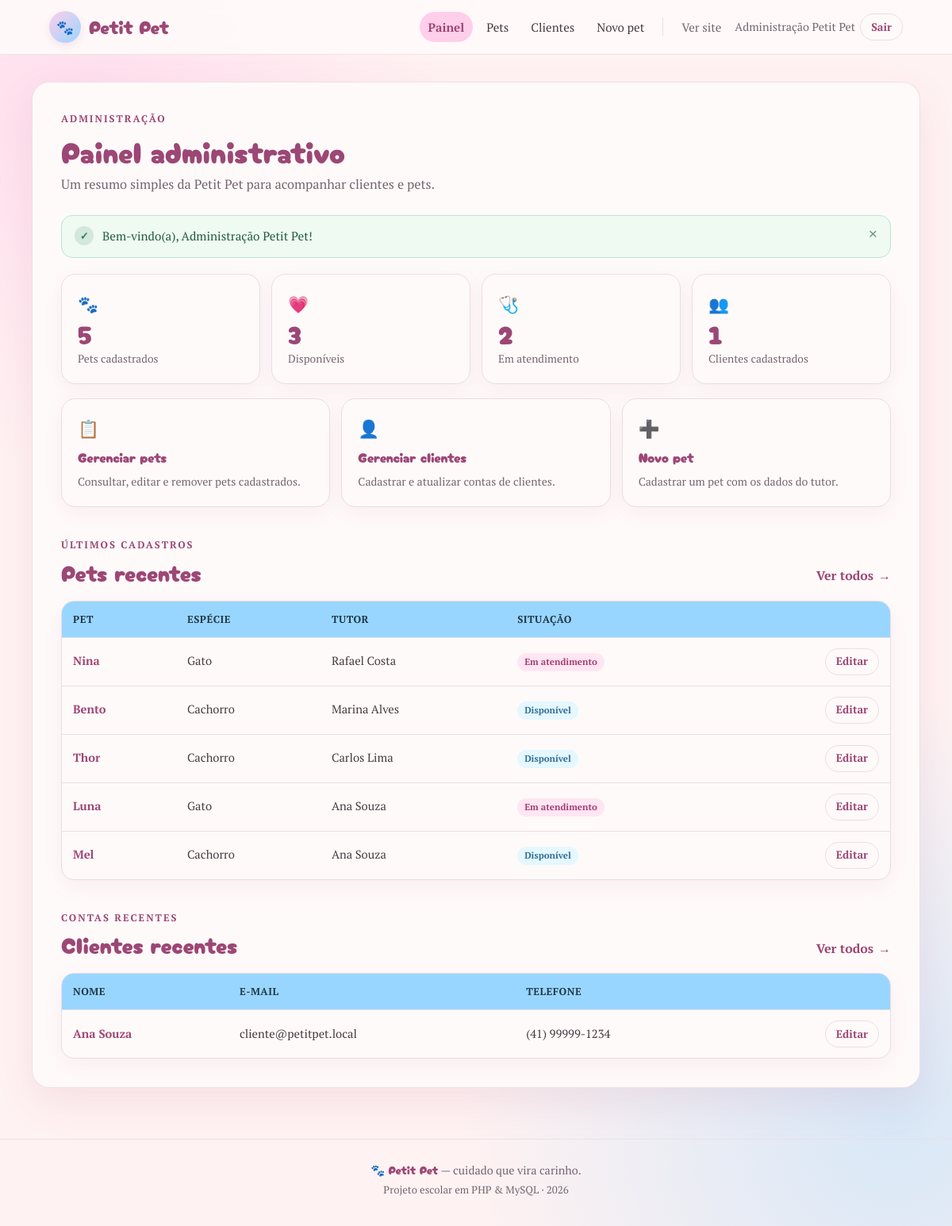
The page /admin.php (signed in) on the database its author committed.
### tables this page shows
CREATE TABLE IF NOT EXISTS pets (
    id INT UNSIGNED NOT NULL AUTO_INCREMENT,
    usuario_id INT DEFAULT NULL,
    nome VARCHAR(100) NOT NULL,
    especie VARCHAR(50) NOT NULL,
    raca VARCHAR(80) DEFAULT NULL,
    sexo ENUM('macho', 'femea', 'nao_informado') NOT NULL DEFAULT 'nao_informado',
    data_nascimento DATE DEFAULT NULL,
    porte ENUM('pequeno', 'medio', 'grande') DEFAULT NULL,
    tutor_nome VARCHAR(100) DEFAULT NULL,
    tutor_telefone VARCHAR(30) DEFAULT NULL,
    observacoes TEXT DEFAULT NULL,
    status ENUM('disponivel', 'em_atendimento') NOT NULL DEFAULT 'disponivel',
    criado_em TIMESTAMP NOT NULL DEFAULT CURRENT_TIMESTAMP,
    atualizado_em TIMESTAMP NOT NULL DEFAULT CURRENT_TIMESTAMP ON UPDATE CURRENT_TIMESTAMP,
    PRIMARY KEY (id),
    KEY idx_pets_nome (nome),
    KEY idx_pets_status (status),
    KEY idx_pets_especie (especie),
    KEY idx_pets_usuario (usuario_id),
    CONSTRAINT fk_pets_usuario
        FOREIGN KEY (usuario_id) REFERENCES usuarios (id)
        ON DELETE SET NULL
        ON UPDATE CASCADE
);

CREATE TABLE IF NOT EXISTS usuarios (
    id INT NOT NULL AUTO_INCREMENT,
    nome VARCHAR(100) NOT NULL,
    email VARCHAR(100) NOT NULL,
    telefone VARCHAR(30) DEFAULT NULL,
    senha VARCHAR(255) NOT NULL,
    perfil ENUM('cliente', 'admin') NOT NULL DEFAULT 'cliente',
    criado_em TIMESTAMP NOT NULL DEFAULT CURRENT_TIMESTAMP,
    PRIMARY KEY (id),
    UNIQUE KEY email (email),
    KEY idx_usuarios_perfil (perfil)
);

### conexao.php (called while the page is built, shortened)
<?php
function db(): mysqli
{
    static $conexao = null;
    if ($conexao instanceof mysqli) {
        return $conexao;
    }
    try {
        $conexao = new mysqli(DB_HOST, DB_USUARIO, DB_SENHA, DB_NOME);
        $conexao->set_charset(DB_CHARSET);
    } catch (mysqli_sql_exception $erro) {
        error_log('[Petit Pet] Falha ao conectar no banco: ' . $erro->getMessage());
        http_response_code(500);
        exit('Não foi possível conectar ao banco de dados. Confira a configuração e tente novamente.');
    }
    return $conexao;
}

### includes/pets.php (called while the page is built, shortened)
<?php
function estatisticas_pets(): array
{
    $sql = "SELECT
                COUNT(*) AS total,
                COALESCE(SUM(status = 'disponivel'), 0) AS disponiveis,
                COALESCE(SUM(status = 'em_atendimento'), 0) AS em_atendimento,
                COUNT(DISTINCT NULLIF(tutor_nome, '')) AS tutores
            FROM pets";
    $resultado = db()->query($sql)->fetch_assoc();
    return [
        'total' => (int) ($resultado['total'] ?? 0),
        'disponiveis' => (int) ($resultado['disponiveis'] ?? 0),
        'em_atendimento' => (int) ($resultado['em_atendimento'] ?? 0),
        'tutores' => (int) ($resultado['tutores'] ?? 0),
    ];
}
function pets_recentes(int $limite = 4): array
{
    $limite = max(1, min(20, $limite));
    $stmt = db()->prepare('SELECT * FROM pets ORDER BY criado_em DESC, id DESC LIMIT ?');
    $stmt->bind_param('i', $limite);
    $stmt->execute();
    $pets = $stmt->get_result()->fetch_all(MYSQLI_ASSOC);
    return $pets;
}

### includes/clientes.php (called while the page is built, shortened)
<?php
function contar_clientes(): int
{
    $resultado = db()->query("SELECT COUNT(*) AS total FROM usuarios WHERE perfil = 'cliente'")->fetch_assoc();
    return (int) ($resultado['total'] ?? 0);
}
function clientes_recentes(int $limite = 3): array
{
    $limite = max(1, min(10, $limite));
    $stmt = db()->prepare(
        "SELECT id, nome, email, telefone, criado_em FROM usuarios
         WHERE perfil = 'cliente'
         ORDER BY id DESC LIMIT ?"
    );
    $stmt->bind_param('i', $limite);
    $stmt->execute();
    $clientes = $stmt->get_result()->fetch_all(MYSQLI_ASSOC);
    return $clientes;
}

### includes/funcoes.php (called while the page is built, shortened)
<?php
function e(mixed $valor): string
{
    return htmlspecialchars((string) $valor, ENT_QUOTES, 'UTF-8');
}
function rotulo_status(string $status): string
{
    return match ($status) {
        'disponivel' => 'Disponível',
        'em_atendimento' => 'Em atendimento',
        default => 'Não informado',
    };
}
function classe_status(string $status): string
{
    return $status === 'em_atendimento' ? 'badge-atendimento' : 'badge-disponivel';
}

### admin.php (the view, shortened to what this page needs)
<?php
$estatisticas = ['total' => 0, 'disponiveis' => 0, 'em_atendimento' => 0, 'tutores' => 0];
$totalClientes = 0;
$petsRecentes = [];
$clientesRecentes = [];
try {
    $estatisticas = estatisticas_pets();
    $totalClientes = contar_clientes();
    $petsRecentes = pets_recentes(5);
    $clientesRecentes = clientes_recentes(5);
} catch (Throwable $erro) {
    error_log('[Petit Pet] Falha ao carregar o painel administrativo: ' . $erro->getMessage());
    $erroConsulta = true;
}
require __DIR__ . '/includes/layout/header.php';
?>
<section class="stats-grid" aria-label="Resumo da Petit Pet">
    <article class="stat-card">
        <span class="stat-icone" aria-hidden="true">🐾</span>
        <span class="stat-numero"><?= (int) $estatisticas['total'] ?></span>
        <span class="stat-rotulo">Pets cadastrados</span>
    </article>
    <article class="stat-card">
        <span class="stat-icone" aria-hidden="true">💗</span>
        <span class="stat-numero"><?= (int) $estatisticas['disponiveis'] ?></span>
        <span class="stat-rotulo">Disponíveis</span>
    </article>
    <article class="stat-card">
        <span class="stat-icone" aria-hidden="true">🩺</span>
        <span class="stat-numero"><?= (int) $estatisticas['em_atendimento'] ?></span>
        <span class="stat-rotulo">Em atendimento</span>
    </article>
    <article class="stat-card">
        <span class="stat-icone" aria-hidden="true">👥</span>
        <span class="stat-numero"><?= $totalClientes ?></span>
        <span class="stat-rotulo">Clientes cadastrados</span>
    </article>
</section>
<section class="acoes-rapidas" aria-label="Atalhos administrativos">
    <a class="acao-card" href="admin_pets.php">
        <span class="acao-icone" aria-hidden="true">📋</span>
        <span class="acao-titulo">Gerenciar pets</span>
        <span class="acao-texto">Consultar, editar e remover pets cadastrados.</span>
    </a>
    <a class="acao-card" href="admin_clientes.php">
        <span class="acao-icone" aria-hidden="true">👤</span>
        <span class="acao-titulo">Gerenciar clientes</span>
        <span class="acao-texto">Cadastrar e atualizar contas de clientes.</span>
    </a>
    <a class="acao-card" href="cadastrar_pet.php">
        <span class="acao-icone" aria-hidden="true">➕</span>
        <span class="acao-titulo">Novo pet</span>
        <span class="acao-texto">Cadastrar um pet com os dados do tutor.</span>
    </a>
</section>
<section class="secao">
    <div class="secao-cabecalho">
        <div>
            <p class="eyebrow">Últimos cadastros</p>
            <h2>Pets recentes</h2>
        </div>
        <a class="link-seta" href="admin_pets.php">Ver todos <span aria-hidden="true">→</span></a>
    </div>
    <?php if ($petsRecentes): ?>
        <div class="tabela-wrapper">
            <table class="tabela">
                <thead>
                    <tr>
                        <th scope="col">Pet</th>
                        <th scope="col">Espécie</th>
                        <th scope="col">Tutor</th>
                        <th scope="col">Situação</th>
                        <th scope="col"><span class="rotulo-oculto">Ações</span></th>
                    </tr>
                </thead>
                <tbody>
                    <?php foreach ($petsRecentes as $pet): ?>
                        <tr>
                            <td data-rotulo="Pet"><strong><?= e($pet['nome']) ?></strong></td>
                            <td data-rotulo="Espécie"><?= e($pet['especie']) ?></td>
                            <td data-rotulo="Tutor"><?= e($pet['tutor_nome'] ?: '—') ?></td>
                            <td data-rotulo="Situação">
                                <span class="selo <?= e(classe_status((string) $pet['status'])) ?>">
                                    <?= e(rotulo_status((string) $pet['status'])) ?>
                                </span>
                            </td>
                            <td class="tabela-acoes">
                                <a class="btn btn-pequeno btn-contorno" href="editar_pet.php?id=<?= (int) $pet['id'] ?>">Editar</a>
                            </td>
                        </tr>
                    <?php endforeach; ?>
                </tbody>
            </table>
        </div>
    <?php endif; ?>
</section>
<section class="secao">
    <div class="secao-cabecalho">
        <div>
            <p class="eyebrow">Contas recentes</p>
            <h2>Clientes recentes</h2>
        </div>
        <a class="link-seta" href="admin_clientes.php">Ver todos <span aria-hidden="true">→</span></a>
    </div>
    <?php if ($clientesRecentes): ?>
        <div class="tabela-wrapper">
            <table class="tabela">
                <thead>
                    <tr>
                        <th scope="col">Nome</th>
                        <th scope="col">E-mail</th>
                        <th scope="col">Telefone</th>
                        <th scope="col"><span class="rotulo-oculto">Ações</span></th>
                    </tr>
                </thead>
                <tbody>
                    <?php foreach ($clientesRecentes as $cliente): ?>
                        <tr>
                            <td data-rotulo="Nome"><strong><?= e($cliente['nome']) ?></strong></td>
                            <td data-rotulo="E-mail"><?= e($cliente['email']) ?></td>
                            <td data-rotulo="Telefone"><?= e($cliente['telefone'] ?: '—') ?></td>
                            <td class="tabela-acoes">
                                <a class="btn btn-pequeno btn-contorno" href="admin_clientes.php?editar=<?= (int) $cliente['id'] ?>">Editar</a>
                            </td>
                        </tr>
                    <?php endforeach; ?>
                </tbody>
            </table>
        </div>
    <?php endif; ?>
</section>
<?php require __DIR__ . '/includes/layout/footer.php'; ?>

### assets/css/style.css (style rules this page uses)
:root { --pink: #ffceea; --blue: #99d6ff; --off-white: #fff2f2; --surface: #fffafa; --blue-hover: #68b9ed; --pink-hover: #ffb9df; --pink-dark: #9c4775; --pink-soft: #ffe4f3; --text: #453b42; --muted: #756671; --border: #eadde5; --danger: #b94141; --danger-soft: #fff0ed; --success: #2f7a55; --success-soft: #eefaf2; --radius: 22px; --shadow: 0 18px 50px rgba(156, 71, 117, 0.10); --shadow-suave: 0 8px 24px rgba(156, 71, 117, 0.07); }
* { margin: 0; padding: 0; box-sizing: border-box; }
html { scroll-behavior: smooth; }
body { min-height: 100vh; background: radial-gradient(circle at 8% 8%, rgba(255, 206, 234, 0.55), transparent 26%), radial-gradient(circle at 94% 92%, rgba(153, 214, 255, 0.38), transparent 30%), var(--off-white); color: var(--text); font-family: 'PT Serif', Georgia, serif; font-size: 1rem; line-height: 1.65; -webkit-font-smoothing: antialiased; }
h1, h2, h3, h4, h5, h6 { color: var(--pink-dark); font-family: 'Cherry Bomb One', cursive; font-weight: 400; letter-spacing: 0.2px; line-height: 1.25; }
h2 { font-size: clamp(1.35rem, 3vw, 1.75rem); }
p { margin: 0; }
a { color: var(--pink-dark); text-decoration-thickness: 1px; text-underline-offset: 3px; }
strong { font-weight: 700; }
.eyebrow { margin-bottom: 6px; color: var(--pink-dark); font-family: 'PT Serif', Georgia, serif; font-size: 0.78rem; font-weight: 700; letter-spacing: 0.16em; text-transform: uppercase; }
.secao { margin-top: 38px; }
.secao-cabecalho { display: flex; margin-bottom: 18px; align-items: flex-end; justify-content: space-between; gap: 18px; flex-wrap: wrap; }
.secao-cabecalho h2 { margin-top: 2px; }
.link-seta { display: inline-flex; align-items: center; gap: 6px; color: var(--pink-dark); font-weight: 700; text-decoration: none; }
.btn { display: inline-flex; min-height: 44px; align-items: center; justify-content: center; padding: 10px 20px; border: 1px solid transparent; border-radius: 999px; background: var(--blue); color: #263b4a; font: inherit; font-size: 0.97rem; font-weight: 700; line-height: 1.2; text-align: center; text-decoration: none; cursor: pointer; transition: background-color 0.2s, transform 0.2s, box-shadow 0.2s, border-color 0.2s; }
.btn-pequeno { min-height: 34px; padding: 6px 13px; font-size: 0.86rem; }
.btn-contorno { border-color: var(--border); background: var(--surface); color: var(--pink-dark); }
.selo { display: inline-flex; padding: 3px 9px; align-items: center; border-radius: 999px; font-size: 0.72rem; font-weight: 700; line-height: 1.4; white-space: nowrap; }
.badge-disponivel, .selo-disponivel { background: #e5f7ff; color: #2d6e94; }
.badge-atendimento, .selo-atendimento { background: #ffe6f2; color: #a33e75; }
.acoes-rapidas { display: grid; margin-top: 18px; grid-template-columns: repeat(auto-fit, minmax(220px, 1fr)); gap: 14px; }
.acao-card { display: flex; padding: 20px; flex-direction: column; gap: 4px; border: 1px solid var(--border); border-radius: 18px; background: var(--surface); color: var(--text); text-decoration: none; box-shadow: var(--shadow-suave); transition: transform 0.2s, border-color 0.2s, box-shadow 0.2s; }
.acao-icone { font-size: 1.35rem; }
.acao-titulo { color: var(--pink-dark); font-family: 'Cherry Bomb One', cursive; font-size: 1.05rem; }
.acao-texto { color: var(--muted); font-size: 0.88rem; }
.stats-grid { display: grid; grid-template-columns: repeat(auto-fit, minmax(180px, 1fr)); gap: 14px; }
.stat-card { display: flex; padding: 20px; flex-direction: column; gap: 2px; border: 1px solid var(--border); border-radius: 18px; background: var(--surface); box-shadow: var(--shadow-suave); }
.stat-icone { font-size: 1.3rem; }
.stat-numero { color: var(--pink-dark); font-family: 'Cherry Bomb One', cursive; font-size: 2rem; line-height: 1.15; }
.stat-rotulo { color: var(--muted); font-size: 0.86rem; }
.tabela-wrapper { overflow-x: auto; border: 1px solid var(--border); border-radius: 16px; background: var(--surface); box-shadow: var(--shadow-suave); }
.tabela { width: 100%; border-collapse: collapse; font-size: 0.92rem; }
.tabela thead { background: var(--blue); color: #1f3747; }
.tabela th { padding: 12px 14px; font-size: 0.8rem; letter-spacing: 0.04em; text-align: left; text-transform: uppercase; white-space: nowrap; }
.tabela td { padding: 13px 14px; border-top: 1px solid var(--border); vertical-align: middle; }
.tabela strong { color: var(--pink-dark); }
.tabela-acoes { text-align: right; white-space: nowrap; }
.tabela-acoes .btn { vertical-align: middle; }

### rows shown on the page
pets: nome "Nina", especie "Gato", tutor_nome "Rafael Costa", status "Em atendimento"
pets: nome "Bento", especie "Cachorro", tutor_nome "Marina Alves", status "Disponível"
pets: nome "Thor", especie "Cachorro", tutor_nome "Carlos Lima", status "Disponível"
pets: nome "Luna", especie "Gato", tutor_nome "Ana Souza", status "Em atendimento"
pets: nome "Mel", especie "Cachorro", tutor_nome "Ana Souza", status "Disponível"
usuarios: nome "Ana Souza", email "cliente@petitpet.local", telefone "(41) 99999-1234"

### other values the page prints
usuario_nome() "Administração Petit Pet"
$eyebrow "ADMINISTRAÇÃO"
$titulo "Painel administrativo"
$subtitulo "Um resumo simples da Petit Pet para acompanhar clientes e pets."
$iconeFlash "✓"
$flash['mensagem'] "Bem-vindo(a), Administração Petit Pet!"
$estatisticas['total'] "5"
$estatisticas['disponiveis'] "3"
$estatisticas['em_atendimento'] "2"
$totalClientes "1"
APP_ANO "2026"
